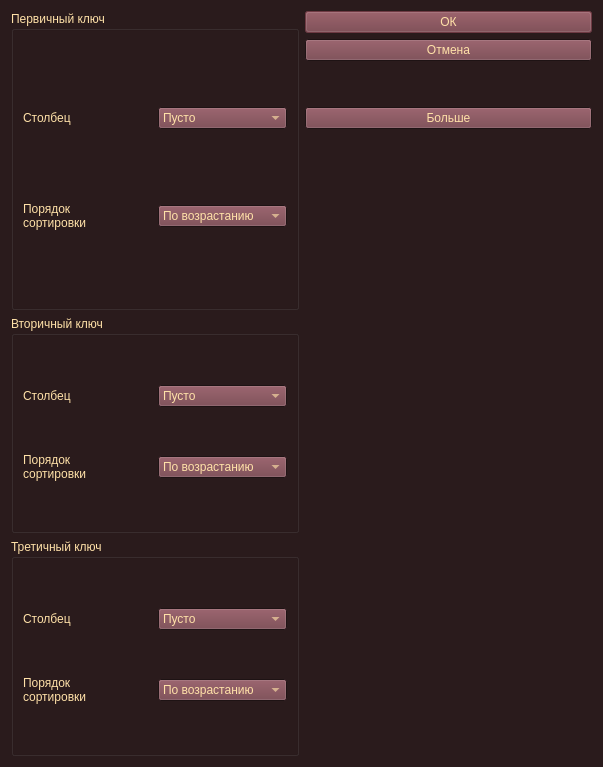
<?xml version="1.0" encoding="UTF-8"?>
<ui version="4.0">
 <class>Sort</class>
 <widget class="QDialog" name="Sort">
  <property name="geometry">
   <rect>
    <x>0</x>
    <y>0</y>
    <width>603</width>
    <height>767</height>
   </rect>
  </property>
  <property name="sizePolicy">
   <sizepolicy hsizetype="Minimum" vsizetype="Minimum">
    <horstretch>0</horstretch>
    <verstretch>0</verstretch>
   </sizepolicy>
  </property>
  <property name="palette">
   <palette>
    <active>
     <colorrole role="WindowText">
      <brush brushstyle="SolidPattern">
       <color alpha="255">
        <red>255</red>
        <green>225</green>
        <blue>168</blue>
       </color>
      </brush>
     </colorrole>
     <colorrole role="Button">
      <brush brushstyle="SolidPattern">
       <color alpha="255">
        <red>114</red>
        <green>61</green>
        <blue>70</blue>
       </color>
      </brush>
     </colorrole>
     <colorrole role="Light">
      <brush brushstyle="SolidPattern">
       <color alpha="255">
        <red>255</red>
        <green>234</green>
        <blue>194</blue>
       </color>
      </brush>
     </colorrole>
     <colorrole role="Midlight">
      <brush brushstyle="SolidPattern">
       <color alpha="255">
        <red>226</red>
        <green>109</green>
        <blue>92</blue>
       </color>
      </brush>
     </colorrole>
     <colorrole role="Dark">
      <brush brushstyle="SolidPattern">
       <color alpha="255">
        <red>71</red>
        <green>45</green>
        <blue>48</blue>
       </color>
      </brush>
     </colorrole>
     <colorrole role="Mid">
      <brush brushstyle="SolidPattern">
       <color alpha="255">
        <red>114</red>
        <green>61</green>
        <blue>70</blue>
       </color>
      </brush>
     </colorrole>
     <colorrole role="Text">
      <brush brushstyle="SolidPattern">
       <color alpha="255">
        <red>255</red>
        <green>225</green>
        <blue>168</blue>
       </color>
      </brush>
     </colorrole>
     <colorrole role="BrightText">
      <brush brushstyle="SolidPattern">
       <color alpha="255">
        <red>255</red>
        <green>228</green>
        <blue>185</blue>
       </color>
      </brush>
     </colorrole>
     <colorrole role="ButtonText">
      <brush brushstyle="SolidPattern">
       <color alpha="255">
        <red>255</red>
        <green>225</green>
        <blue>168</blue>
       </color>
      </brush>
     </colorrole>
     <colorrole role="Base">
      <brush brushstyle="SolidPattern">
       <color alpha="255">
        <red>71</red>
        <green>45</green>
        <blue>48</blue>
       </color>
      </brush>
     </colorrole>
     <colorrole role="Window">
      <brush brushstyle="SolidPattern">
       <color alpha="255">
        <red>42</red>
        <green>27</green>
        <blue>28</blue>
       </color>
      </brush>
     </colorrole>
     <colorrole role="Shadow">
      <brush brushstyle="SolidPattern">
       <color alpha="255">
        <red>88</red>
        <green>57</green>
        <blue>59</blue>
       </color>
      </brush>
     </colorrole>
     <colorrole role="Highlight">
      <brush brushstyle="SolidPattern">
       <color alpha="255">
        <red>137</red>
        <green>73</green>
        <blue>84</blue>
       </color>
      </brush>
     </colorrole>
     <colorrole role="HighlightedText">
      <brush brushstyle="SolidPattern">
       <color alpha="255">
        <red>255</red>
        <green>234</green>
        <blue>194</blue>
       </color>
      </brush>
     </colorrole>
     <colorrole role="Link">
      <brush brushstyle="SolidPattern">
       <color alpha="255">
        <red>226</red>
        <green>109</green>
        <blue>92</blue>
       </color>
      </brush>
     </colorrole>
     <colorrole role="LinkVisited">
      <brush brushstyle="SolidPattern">
       <color alpha="255">
        <red>171</red>
        <green>73</green>
        <blue>66</blue>
       </color>
      </brush>
     </colorrole>
     <colorrole role="AlternateBase">
      <brush brushstyle="SolidPattern">
       <color alpha="255">
        <red>106</red>
        <green>68</green>
        <blue>71</blue>
       </color>
      </brush>
     </colorrole>
     <colorrole role="ToolTipBase">
      <brush brushstyle="SolidPattern">
       <color alpha="255">
        <red>139</red>
        <green>74</green>
        <blue>86</blue>
       </color>
      </brush>
     </colorrole>
     <colorrole role="ToolTipText">
      <brush brushstyle="SolidPattern">
       <color alpha="255">
        <red>255</red>
        <green>225</green>
        <blue>168</blue>
       </color>
      </brush>
     </colorrole>
     <colorrole role="PlaceholderText">
      <brush brushstyle="SolidPattern">
       <color alpha="128">
        <red>255</red>
        <green>225</green>
        <blue>168</blue>
       </color>
      </brush>
     </colorrole>
     <colorrole role="Accent">
      <brush brushstyle="SolidPattern">
       <color alpha="255">
        <red>157</red>
        <green>84</green>
        <blue>97</blue>
       </color>
      </brush>
     </colorrole>
    </active>
    <inactive>
     <colorrole role="WindowText">
      <brush brushstyle="SolidPattern">
       <color alpha="255">
        <red>255</red>
        <green>225</green>
        <blue>168</blue>
       </color>
      </brush>
     </colorrole>
     <colorrole role="Button">
      <brush brushstyle="SolidPattern">
       <color alpha="255">
        <red>114</red>
        <green>61</green>
        <blue>70</blue>
       </color>
      </brush>
     </colorrole>
     <colorrole role="Light">
      <brush brushstyle="SolidPattern">
       <color alpha="255">
        <red>255</red>
        <green>234</green>
        <blue>194</blue>
       </color>
      </brush>
     </colorrole>
     <colorrole role="Midlight">
      <brush brushstyle="SolidPattern">
       <color alpha="255">
        <red>226</red>
        <green>109</green>
        <blue>92</blue>
       </color>
      </brush>
     </colorrole>
     <colorrole role="Dark">
      <brush brushstyle="SolidPattern">
       <color alpha="255">
        <red>71</red>
        <green>45</green>
        <blue>48</blue>
       </color>
      </brush>
     </colorrole>
     <colorrole role="Mid">
      <brush brushstyle="SolidPattern">
       <color alpha="255">
        <red>114</red>
        <green>61</green>
        <blue>70</blue>
       </color>
      </brush>
     </colorrole>
     <colorrole role="Text">
      <brush brushstyle="SolidPattern">
       <color alpha="255">
        <red>255</red>
        <green>225</green>
        <blue>168</blue>
       </color>
      </brush>
     </colorrole>
     <colorrole role="BrightText">
      <brush brushstyle="SolidPattern">
       <color alpha="255">
        <red>255</red>
        <green>228</green>
        <blue>185</blue>
       </color>
      </brush>
     </colorrole>
     <colorrole role="ButtonText">
      <brush brushstyle="SolidPattern">
       <color alpha="255">
        <red>255</red>
        <green>225</green>
        <blue>168</blue>
       </color>
      </brush>
     </colorrole>
     <colorrole role="Base">
      <brush brushstyle="SolidPattern">
       <color alpha="255">
        <red>71</red>
        <green>45</green>
        <blue>48</blue>
       </color>
      </brush>
     </colorrole>
     <colorrole role="Window">
      <brush brushstyle="SolidPattern">
       <color alpha="255">
        <red>42</red>
        <green>27</green>
        <blue>28</blue>
       </color>
      </brush>
     </colorrole>
     <colorrole role="Shadow">
      <brush brushstyle="SolidPattern">
       <color alpha="255">
        <red>88</red>
        <green>57</green>
        <blue>59</blue>
       </color>
      </brush>
     </colorrole>
     <colorrole role="Highlight">
      <brush brushstyle="SolidPattern">
       <color alpha="255">
        <red>137</red>
        <green>73</green>
        <blue>84</blue>
       </color>
      </brush>
     </colorrole>
     <colorrole role="HighlightedText">
      <brush brushstyle="SolidPattern">
       <color alpha="255">
        <red>255</red>
        <green>234</green>
        <blue>194</blue>
       </color>
      </brush>
     </colorrole>
     <colorrole role="Link">
      <brush brushstyle="SolidPattern">
       <color alpha="255">
        <red>226</red>
        <green>109</green>
        <blue>92</blue>
       </color>
      </brush>
     </colorrole>
     <colorrole role="LinkVisited">
      <brush brushstyle="SolidPattern">
       <color alpha="255">
        <red>171</red>
        <green>73</green>
        <blue>66</blue>
       </color>
      </brush>
     </colorrole>
     <colorrole role="AlternateBase">
      <brush brushstyle="SolidPattern">
       <color alpha="255">
        <red>106</red>
        <green>68</green>
        <blue>71</blue>
       </color>
      </brush>
     </colorrole>
     <colorrole role="ToolTipBase">
      <brush brushstyle="SolidPattern">
       <color alpha="255">
        <red>139</red>
        <green>74</green>
        <blue>86</blue>
       </color>
      </brush>
     </colorrole>
     <colorrole role="ToolTipText">
      <brush brushstyle="SolidPattern">
       <color alpha="255">
        <red>255</red>
        <green>225</green>
        <blue>168</blue>
       </color>
      </brush>
     </colorrole>
     <colorrole role="PlaceholderText">
      <brush brushstyle="SolidPattern">
       <color alpha="128">
        <red>255</red>
        <green>225</green>
        <blue>168</blue>
       </color>
      </brush>
     </colorrole>
     <colorrole role="Accent">
      <brush brushstyle="SolidPattern">
       <color alpha="255">
        <red>157</red>
        <green>84</green>
        <blue>97</blue>
       </color>
      </brush>
     </colorrole>
    </inactive>
    <disabled>
     <colorrole role="WindowText">
      <brush brushstyle="SolidPattern">
       <color alpha="255">
        <red>71</red>
        <green>45</green>
        <blue>48</blue>
       </color>
      </brush>
     </colorrole>
     <colorrole role="Button">
      <brush brushstyle="SolidPattern">
       <color alpha="255">
        <red>114</red>
        <green>61</green>
        <blue>70</blue>
       </color>
      </brush>
     </colorrole>
     <colorrole role="Light">
      <brush brushstyle="SolidPattern">
       <color alpha="255">
        <red>255</red>
        <green>234</green>
        <blue>194</blue>
       </color>
      </brush>
     </colorrole>
     <colorrole role="Midlight">
      <brush brushstyle="SolidPattern">
       <color alpha="255">
        <red>226</red>
        <green>109</green>
        <blue>92</blue>
       </color>
      </brush>
     </colorrole>
     <colorrole role="Dark">
      <brush brushstyle="SolidPattern">
       <color alpha="255">
        <red>71</red>
        <green>45</green>
        <blue>48</blue>
       </color>
      </brush>
     </colorrole>
     <colorrole role="Mid">
      <brush brushstyle="SolidPattern">
       <color alpha="255">
        <red>114</red>
        <green>61</green>
        <blue>70</blue>
       </color>
      </brush>
     </colorrole>
     <colorrole role="Text">
      <brush brushstyle="SolidPattern">
       <color alpha="255">
        <red>71</red>
        <green>45</green>
        <blue>48</blue>
       </color>
      </brush>
     </colorrole>
     <colorrole role="BrightText">
      <brush brushstyle="SolidPattern">
       <color alpha="255">
        <red>255</red>
        <green>228</green>
        <blue>185</blue>
       </color>
      </brush>
     </colorrole>
     <colorrole role="ButtonText">
      <brush brushstyle="SolidPattern">
       <color alpha="255">
        <red>71</red>
        <green>45</green>
        <blue>48</blue>
       </color>
      </brush>
     </colorrole>
     <colorrole role="Base">
      <brush brushstyle="SolidPattern">
       <color alpha="255">
        <red>42</red>
        <green>27</green>
        <blue>28</blue>
       </color>
      </brush>
     </colorrole>
     <colorrole role="Window">
      <brush brushstyle="SolidPattern">
       <color alpha="255">
        <red>42</red>
        <green>27</green>
        <blue>28</blue>
       </color>
      </brush>
     </colorrole>
     <colorrole role="Shadow">
      <brush brushstyle="SolidPattern">
       <color alpha="255">
        <red>88</red>
        <green>57</green>
        <blue>59</blue>
       </color>
      </brush>
     </colorrole>
     <colorrole role="HighlightedText">
      <brush brushstyle="SolidPattern">
       <color alpha="255">
        <red>255</red>
        <green>234</green>
        <blue>194</blue>
       </color>
      </brush>
     </colorrole>
     <colorrole role="Link">
      <brush brushstyle="SolidPattern">
       <color alpha="255">
        <red>226</red>
        <green>109</green>
        <blue>92</blue>
       </color>
      </brush>
     </colorrole>
     <colorrole role="LinkVisited">
      <brush brushstyle="SolidPattern">
       <color alpha="255">
        <red>171</red>
        <green>73</green>
        <blue>66</blue>
       </color>
      </brush>
     </colorrole>
     <colorrole role="AlternateBase">
      <brush brushstyle="SolidPattern">
       <color alpha="255">
        <red>106</red>
        <green>68</green>
        <blue>71</blue>
       </color>
      </brush>
     </colorrole>
     <colorrole role="ToolTipBase">
      <brush brushstyle="SolidPattern">
       <color alpha="255">
        <red>139</red>
        <green>74</green>
        <blue>86</blue>
       </color>
      </brush>
     </colorrole>
     <colorrole role="ToolTipText">
      <brush brushstyle="SolidPattern">
       <color alpha="255">
        <red>255</red>
        <green>225</green>
        <blue>168</blue>
       </color>
      </brush>
     </colorrole>
     <colorrole role="PlaceholderText">
      <brush brushstyle="SolidPattern">
       <color alpha="128">
        <red>255</red>
        <green>225</green>
        <blue>168</blue>
       </color>
      </brush>
     </colorrole>
     <colorrole role="Accent">
      <brush brushstyle="SolidPattern">
       <color alpha="255">
        <red>157</red>
        <green>84</green>
        <blue>97</blue>
       </color>
      </brush>
     </colorrole>
    </disabled>
   </palette>
  </property>
  <property name="windowTitle">
   <string>Sort</string>
  </property>
  <layout class="QGridLayout" name="gridLayout_10">
   <item row="0" column="0">
    <layout class="QVBoxLayout" name="verticalLayout_8">
     <item>
      <layout class="QVBoxLayout" name="verticalLayout">
       <item>
        <widget class="QGroupBox" name="PrimaryKeyGroupKey">
         <property name="title">
          <string>Первичный ключ</string>
         </property>
         <layout class="QGridLayout" name="gridLayout">
          <item row="0" column="0">
           <spacer name="verticalSpacer_8">
            <property name="orientation">
             <enum>Qt::Vertical</enum>
            </property>
            <property name="sizeType">
             <enum>QSizePolicy::Maximum</enum>
            </property>
            <property name="sizeHint" stdset="0">
             <size>
              <width>20</width>
              <height>40</height>
             </size>
            </property>
           </spacer>
          </item>
          <item row="1" column="0">
           <widget class="QLabel" name="label_4">
            <property name="text">
             <string>Столбец</string>
            </property>
            <property name="buddy">
             <cstring>keyCol1_comboBox</cstring>
            </property>
           </widget>
          </item>
          <item row="1" column="1">
           <widget class="QComboBox" name="keyCol1_comboBox">
            <item>
             <property name="text">
              <string>Пусто</string>
             </property>
            </item>
           </widget>
          </item>
          <item row="2" column="0">
           <spacer name="verticalSpacer_6">
            <property name="orientation">
             <enum>Qt::Vertical</enum>
            </property>
            <property name="sizeType">
             <enum>QSizePolicy::Minimum</enum>
            </property>
            <property name="sizeHint" stdset="0">
             <size>
              <width>20</width>
              <height>40</height>
             </size>
            </property>
           </spacer>
          </item>
          <item row="3" column="0">
           <widget class="QLabel" name="label_3">
            <property name="text">
             <string>Порядок
сортировки</string>
            </property>
            <property name="buddy">
             <cstring>order1_comboBox</cstring>
            </property>
           </widget>
          </item>
          <item row="3" column="1">
           <widget class="QComboBox" name="order1_comboBox">
            <item>
             <property name="text">
              <string>По возрастанию</string>
             </property>
            </item>
            <item>
             <property name="text">
              <string>По убыванию</string>
             </property>
            </item>
           </widget>
          </item>
          <item row="4" column="0">
           <spacer name="verticalSpacer_7">
            <property name="orientation">
             <enum>Qt::Vertical</enum>
            </property>
            <property name="sizeType">
             <enum>QSizePolicy::Maximum</enum>
            </property>
            <property name="sizeHint" stdset="0">
             <size>
              <width>20</width>
              <height>40</height>
             </size>
            </property>
           </spacer>
          </item>
         </layout>
        </widget>
       </item>
      </layout>
     </item>
     <item>
      <layout class="QVBoxLayout" name="secondGroupBoxLayout">
       <item>
        <widget class="QGroupBox" name="SecondaryKeyGroupBox">
         <property name="sizePolicy">
          <sizepolicy hsizetype="Preferred" vsizetype="Fixed">
           <horstretch>0</horstretch>
           <verstretch>0</verstretch>
          </sizepolicy>
         </property>
         <property name="title">
          <string>Вторичный ключ</string>
         </property>
         <layout class="QGridLayout" name="gridLayout_6">
          <item row="2" column="0">
           <spacer name="verticalSpacer_14">
            <property name="orientation">
             <enum>Qt::Vertical</enum>
            </property>
            <property name="sizeType">
             <enum>QSizePolicy::Minimum</enum>
            </property>
            <property name="sizeHint" stdset="0">
             <size>
              <width>20</width>
              <height>40</height>
             </size>
            </property>
           </spacer>
          </item>
          <item row="3" column="0">
           <widget class="QLabel" name="label_12">
            <property name="text">
             <string>Порядок
сортировки</string>
            </property>
            <property name="buddy">
             <cstring>order2_comboBox</cstring>
            </property>
           </widget>
          </item>
          <item row="4" column="0">
           <spacer name="verticalSpacer_15">
            <property name="orientation">
             <enum>Qt::Vertical</enum>
            </property>
            <property name="sizeType">
             <enum>QSizePolicy::Maximum</enum>
            </property>
            <property name="sizeHint" stdset="0">
             <size>
              <width>20</width>
              <height>40</height>
             </size>
            </property>
           </spacer>
          </item>
          <item row="1" column="1">
           <widget class="QComboBox" name="keyCol2_comboBox">
            <item>
             <property name="text">
              <string>Пусто</string>
             </property>
            </item>
           </widget>
          </item>
          <item row="1" column="0">
           <widget class="QLabel" name="label_11">
            <property name="text">
             <string>Столбец</string>
            </property>
            <property name="buddy">
             <cstring>keyCol2_comboBox</cstring>
            </property>
           </widget>
          </item>
          <item row="3" column="1">
           <widget class="QComboBox" name="order2_comboBox">
            <item>
             <property name="text">
              <string>По возрастанию</string>
             </property>
            </item>
            <item>
             <property name="text">
              <string>По убыванию</string>
             </property>
            </item>
           </widget>
          </item>
          <item row="0" column="0">
           <spacer name="verticalSpacer_13">
            <property name="orientation">
             <enum>Qt::Vertical</enum>
            </property>
            <property name="sizeType">
             <enum>QSizePolicy::Maximum</enum>
            </property>
            <property name="sizeHint" stdset="0">
             <size>
              <width>20</width>
              <height>40</height>
             </size>
            </property>
           </spacer>
          </item>
         </layout>
        </widget>
       </item>
      </layout>
     </item>
     <item>
      <layout class="QVBoxLayout" name="thirdGroudBoxLayout">
       <item>
        <widget class="QGroupBox" name="ThirdKeyGroupBox">
         <property name="sizePolicy">
          <sizepolicy hsizetype="Preferred" vsizetype="Fixed">
           <horstretch>0</horstretch>
           <verstretch>0</verstretch>
          </sizepolicy>
         </property>
         <property name="title">
          <string>Третичный ключ</string>
         </property>
         <layout class="QGridLayout" name="gridLayout_7">
          <item row="3" column="0">
           <widget class="QLabel" name="label_14">
            <property name="text">
             <string>Порядок
сортировки</string>
            </property>
            <property name="buddy">
             <cstring>order3_comboBox</cstring>
            </property>
           </widget>
          </item>
          <item row="4" column="0">
           <spacer name="verticalSpacer_24">
            <property name="orientation">
             <enum>Qt::Vertical</enum>
            </property>
            <property name="sizeType">
             <enum>QSizePolicy::Maximum</enum>
            </property>
            <property name="sizeHint" stdset="0">
             <size>
              <width>20</width>
              <height>40</height>
             </size>
            </property>
           </spacer>
          </item>
          <item row="3" column="1">
           <widget class="QComboBox" name="order3_comboBox">
            <item>
             <property name="text">
              <string>По возрастанию</string>
             </property>
            </item>
            <item>
             <property name="text">
              <string>По убыванию</string>
             </property>
            </item>
           </widget>
          </item>
          <item row="2" column="0">
           <spacer name="verticalSpacer_23">
            <property name="orientation">
             <enum>Qt::Vertical</enum>
            </property>
            <property name="sizeType">
             <enum>QSizePolicy::Minimum</enum>
            </property>
            <property name="sizeHint" stdset="0">
             <size>
              <width>20</width>
              <height>40</height>
             </size>
            </property>
           </spacer>
          </item>
          <item row="1" column="1">
           <widget class="QComboBox" name="keyCol3_comboBox">
            <item>
             <property name="text">
              <string>Пусто</string>
             </property>
            </item>
           </widget>
          </item>
          <item row="0" column="0">
           <spacer name="verticalSpacer_22">
            <property name="orientation">
             <enum>Qt::Vertical</enum>
            </property>
            <property name="sizeType">
             <enum>QSizePolicy::Maximum</enum>
            </property>
            <property name="sizeHint" stdset="0">
             <size>
              <width>20</width>
              <height>40</height>
             </size>
            </property>
           </spacer>
          </item>
          <item row="1" column="0">
           <widget class="QLabel" name="label_13">
            <property name="text">
             <string>Столбец</string>
            </property>
            <property name="buddy">
             <cstring>keyCol3_comboBox</cstring>
            </property>
           </widget>
          </item>
         </layout>
        </widget>
       </item>
      </layout>
     </item>
    </layout>
   </item>
   <item row="0" column="1">
    <layout class="QVBoxLayout" name="verticalLayout_5">
     <item>
      <layout class="QVBoxLayout" name="verticalLayout_4">
       <item>
        <layout class="QVBoxLayout" name="verticalLayout_3">
         <item>
          <widget class="QPushButton" name="okBtn">
           <property name="text">
            <string>ОК</string>
           </property>
          </widget>
         </item>
         <item>
          <widget class="QPushButton" name="cancelBtn">
           <property name="palette">
            <palette>
             <active>
              <colorrole role="Button">
               <brush brushstyle="SolidPattern">
                <color alpha="255">
                 <red>114</red>
                 <green>61</green>
                 <blue>70</blue>
                </color>
               </brush>
              </colorrole>
              <colorrole role="Light">
               <brush brushstyle="SolidPattern">
                <color alpha="255">
                 <red>255</red>
                 <green>234</green>
                 <blue>194</blue>
                </color>
               </brush>
              </colorrole>
              <colorrole role="Midlight">
               <brush brushstyle="SolidPattern">
                <color alpha="255">
                 <red>226</red>
                 <green>109</green>
                 <blue>92</blue>
                </color>
               </brush>
              </colorrole>
              <colorrole role="Dark">
               <brush brushstyle="SolidPattern">
                <color alpha="255">
                 <red>71</red>
                 <green>45</green>
                 <blue>48</blue>
                </color>
               </brush>
              </colorrole>
              <colorrole role="Mid">
               <brush brushstyle="SolidPattern">
                <color alpha="255">
                 <red>114</red>
                 <green>61</green>
                 <blue>70</blue>
                </color>
               </brush>
              </colorrole>
              <colorrole role="Text">
               <brush brushstyle="SolidPattern">
                <color alpha="255">
                 <red>255</red>
                 <green>225</green>
                 <blue>168</blue>
                </color>
               </brush>
              </colorrole>
              <colorrole role="BrightText">
               <brush brushstyle="SolidPattern">
                <color alpha="255">
                 <red>255</red>
                 <green>225</green>
                 <blue>168</blue>
                </color>
               </brush>
              </colorrole>
              <colorrole role="ButtonText">
               <brush brushstyle="SolidPattern">
                <color alpha="255">
                 <red>255</red>
                 <green>225</green>
                 <blue>168</blue>
                </color>
               </brush>
              </colorrole>
              <colorrole role="Base">
               <brush brushstyle="SolidPattern">
                <color alpha="255">
                 <red>71</red>
                 <green>45</green>
                 <blue>48</blue>
                </color>
               </brush>
              </colorrole>
             </active>
             <inactive>
              <colorrole role="Button">
               <brush brushstyle="SolidPattern">
                <color alpha="255">
                 <red>114</red>
                 <green>61</green>
                 <blue>70</blue>
                </color>
               </brush>
              </colorrole>
              <colorrole role="Light">
               <brush brushstyle="SolidPattern">
                <color alpha="255">
                 <red>255</red>
                 <green>234</green>
                 <blue>194</blue>
                </color>
               </brush>
              </colorrole>
              <colorrole role="Midlight">
               <brush brushstyle="SolidPattern">
                <color alpha="255">
                 <red>226</red>
                 <green>109</green>
                 <blue>92</blue>
                </color>
               </brush>
              </colorrole>
              <colorrole role="Dark">
               <brush brushstyle="SolidPattern">
                <color alpha="255">
                 <red>71</red>
                 <green>45</green>
                 <blue>48</blue>
                </color>
               </brush>
              </colorrole>
              <colorrole role="Mid">
               <brush brushstyle="SolidPattern">
                <color alpha="255">
                 <red>114</red>
                 <green>61</green>
                 <blue>70</blue>
                </color>
               </brush>
              </colorrole>
              <colorrole role="Text">
               <brush brushstyle="SolidPattern">
                <color alpha="255">
                 <red>255</red>
                 <green>225</green>
                 <blue>168</blue>
                </color>
               </brush>
              </colorrole>
              <colorrole role="BrightText">
               <brush brushstyle="SolidPattern">
                <color alpha="255">
                 <red>255</red>
                 <green>225</green>
                 <blue>168</blue>
                </color>
               </brush>
              </colorrole>
              <colorrole role="ButtonText">
               <brush brushstyle="SolidPattern">
                <color alpha="255">
                 <red>255</red>
                 <green>225</green>
                 <blue>168</blue>
                </color>
               </brush>
              </colorrole>
              <colorrole role="Base">
               <brush brushstyle="SolidPattern">
                <color alpha="255">
                 <red>71</red>
                 <green>45</green>
                 <blue>48</blue>
                </color>
               </brush>
              </colorrole>
             </inactive>
             <disabled>
              <colorrole role="WindowText">
               <brush brushstyle="SolidPattern">
                <color alpha="255">
                 <red>71</red>
                 <green>45</green>
                 <blue>48</blue>
                </color>
               </brush>
              </colorrole>
              <colorrole role="Button">
               <brush brushstyle="SolidPattern">
                <color alpha="255">
                 <red>114</red>
                 <green>61</green>
                 <blue>70</blue>
                </color>
               </brush>
              </colorrole>
              <colorrole role="Light">
               <brush brushstyle="SolidPattern">
                <color alpha="255">
                 <red>255</red>
                 <green>234</green>
                 <blue>194</blue>
                </color>
               </brush>
              </colorrole>
              <colorrole role="Midlight">
               <brush brushstyle="SolidPattern">
                <color alpha="255">
                 <red>226</red>
                 <green>109</green>
                 <blue>92</blue>
                </color>
               </brush>
              </colorrole>
              <colorrole role="Dark">
               <brush brushstyle="SolidPattern">
                <color alpha="255">
                 <red>71</red>
                 <green>45</green>
                 <blue>48</blue>
                </color>
               </brush>
              </colorrole>
              <colorrole role="Mid">
               <brush brushstyle="SolidPattern">
                <color alpha="255">
                 <red>114</red>
                 <green>61</green>
                 <blue>70</blue>
                </color>
               </brush>
              </colorrole>
              <colorrole role="Text">
               <brush brushstyle="SolidPattern">
                <color alpha="255">
                 <red>71</red>
                 <green>45</green>
                 <blue>48</blue>
                </color>
               </brush>
              </colorrole>
              <colorrole role="BrightText">
               <brush brushstyle="SolidPattern">
                <color alpha="255">
                 <red>255</red>
                 <green>225</green>
                 <blue>168</blue>
                </color>
               </brush>
              </colorrole>
              <colorrole role="ButtonText">
               <brush brushstyle="SolidPattern">
                <color alpha="255">
                 <red>71</red>
                 <green>45</green>
                 <blue>48</blue>
                </color>
               </brush>
              </colorrole>
             </disabled>
            </palette>
           </property>
           <property name="text">
            <string>Отмена</string>
           </property>
          </widget>
         </item>
        </layout>
       </item>
       <item>
        <spacer name="verticalSpacer">
         <property name="orientation">
          <enum>Qt::Vertical</enum>
         </property>
         <property name="sizeType">
          <enum>QSizePolicy::Minimum</enum>
         </property>
         <property name="sizeHint" stdset="0">
          <size>
           <width>20</width>
           <height>40</height>
          </size>
         </property>
        </spacer>
       </item>
       <item>
        <widget class="QPushButton" name="resizeBtn">
         <property name="text">
          <string>Больше</string>
         </property>
        </widget>
       </item>
       <item>
        <spacer name="verticalSpacer_4">
         <property name="orientation">
          <enum>Qt::Vertical</enum>
         </property>
         <property name="sizeType">
          <enum>QSizePolicy::Maximum</enum>
         </property>
         <property name="sizeHint" stdset="0">
          <size>
           <width>20</width>
           <height>40</height>
          </size>
         </property>
        </spacer>
       </item>
      </layout>
     </item>
     <item>
      <spacer name="verticalSpacer_21">
       <property name="orientation">
        <enum>Qt::Vertical</enum>
       </property>
       <property name="sizeHint" stdset="0">
        <size>
         <width>20</width>
         <height>40</height>
        </size>
       </property>
      </spacer>
     </item>
    </layout>
   </item>
  </layout>
 </widget>
 <resources/>
 <connections>
  <connection>
   <sender>cancelBtn</sender>
   <signal>clicked()</signal>
   <receiver>Sort</receiver>
   <slot>close()</slot>
   <hints>
    <hint type="sourcelabel">
     <x>605</x>
     <y>53</y>
    </hint>
    <hint type="destinationlabel">
     <x>405</x>
     <y>519</y>
    </hint>
   </hints>
  </connection>
 </connections>
</ui>
